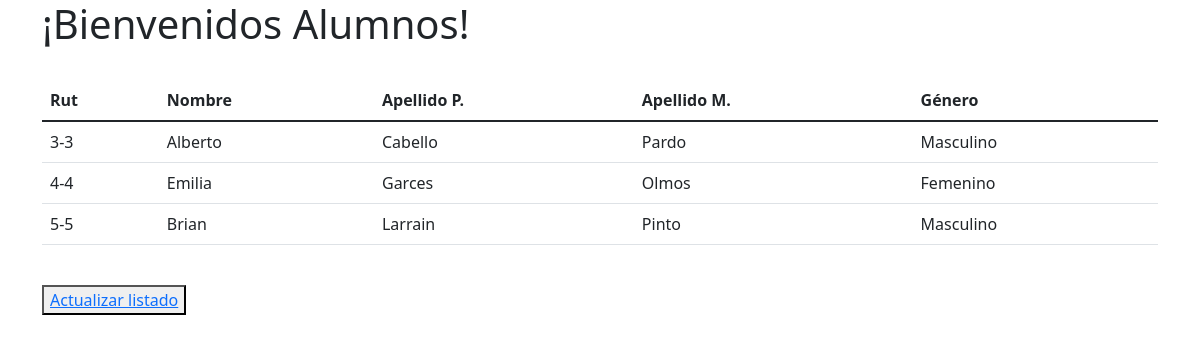
/alumnos/index, run on an earlier commit of the app's database.
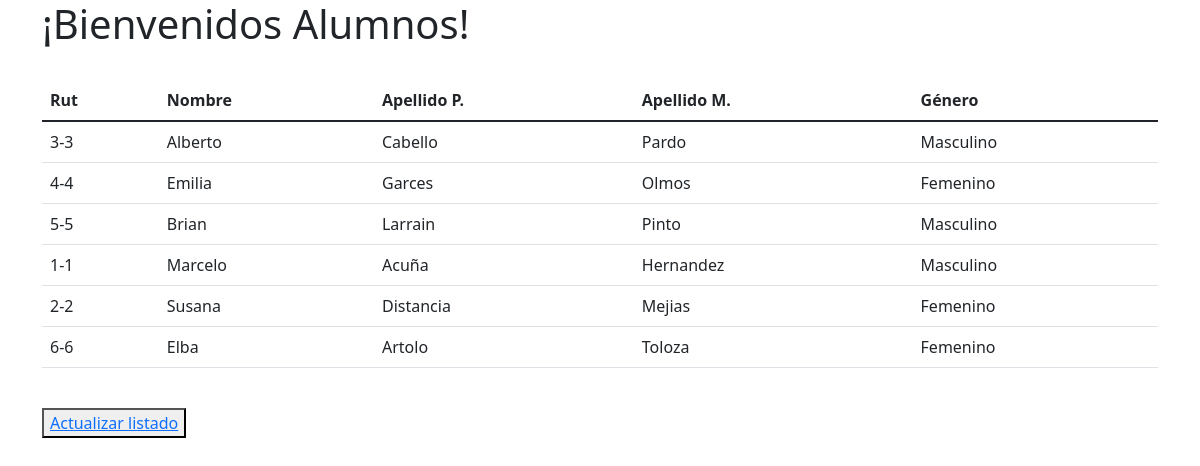
And on a later commit of the database.
### alumnos/models.py (models this page shows, shortened)
class Alumno(models.Model):
    rut              = models.CharField(primary_key=True, max_length=10)
    nombre           = models.CharField(max_length=20)
    apellido_paterno = models.CharField(max_length=20)
    apellido_materno = models.CharField(max_length=20)
    fecha_nacimiento = models.DateField(blank=False, null=False)
    id_genero        = models.ForeignKey('Genero',on_delete=models.CASCADE, db_column='idGenero')
    telefono         = models.CharField(max_length=45)
    email            = models.EmailField(unique=True, max_length=100, blank=True, null=True)
    direccion        = models.CharField(max_length=50, blank=True, null=True)
    activo           = models.IntegerField()

class Genero(models.Model):
    id_genero  = models.AutoField(db_column='idGenero', primary_key=True)
    genero     = models.CharField(max_length=20, blank=False, null=False)

### alumnos/views.py (the view)
# urls.py: path("index", views.index, name="index"),
def index(request):
    alumnos = Alumno.objects.all()
    context = {"alumnos": alumnos}
    return render(request, "alumnos/index.html", context)

### alumnos/templates/alumnos/index.html (shortened to what this page needs)
<!DOCTYPE html>
<html lang="en">
<head>
    <link href="https://cdn.jsdelivr.net/npm/bootstrap@5.2.3/dist/css/bootstrap.min.css" rel="stylesheet">
</head>
<body>
    <div class="container">
    <h1> ¡Bienvenidos Alumnos! </h1><br>
        <table class="table">
            <thead>
            <tr>
                <th scope="col">Rut</th>
                <th scope="col">Nombre</th>
                <th scope="col">Apellido P.</th>
                <th scope="col">Apellido M.</th>
                <th scope="col">Género</th>
            </tr>
            </thead>
            <tbody class="table-group-divider">
                {% for alumno in alumnos %}
                    <tr>
                        <td>{{alumno.rut}}</td>
                        <td>{{alumno.nombre}}</td>
                        <td>{{alumno.apellido_paterno}}</td>
                        <td>{{alumno.apellido_materno}}</td>
                        <td>{{alumno.id_genero.genero}}</td>
                    </tr>
                {% endfor %}
            </tbody>
        </table><br>
        <button>
            <a href="{% url 'alumnosUpdate' %}"> Actualizar listado </a>
        </button>
    </div>
</body>
</html>

What changed in the data, as far as the page shows it:
added Alumno: rut "1-1", nombre "Marcelo", apellido_paterno "Acuña", apellido_materno "Hernandez", id_genero.genero "Masculino"
added Alumno: rut "2-2", nombre "Susana", apellido_paterno "Distancia", apellido_materno "Mejias", id_genero.genero "Femenino"
added Alumno: rut "6-6", nombre "Elba", apellido_paterno "Artolo", apellido_materno "Toloza", id_genero.genero "Femenino"
